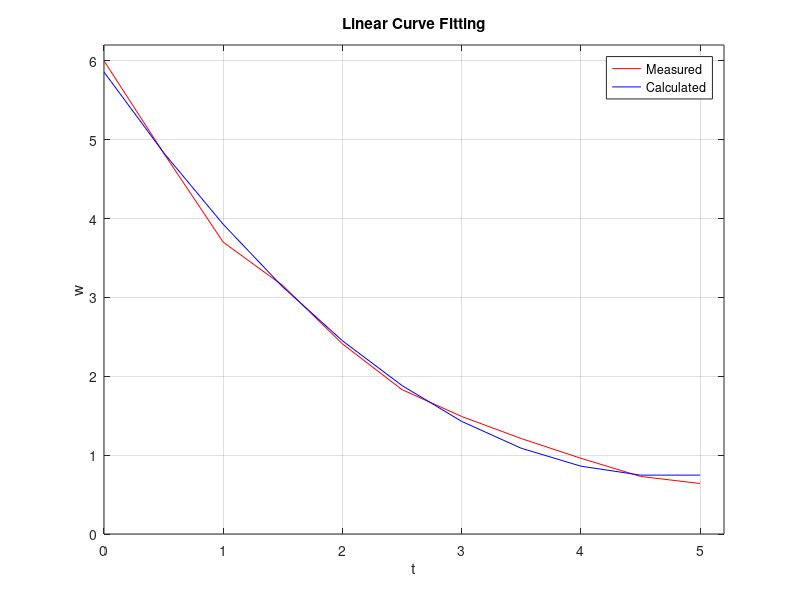

This chart was generated by the following MATLAB code:
t = [0 0.5 1 1.5 2 2.5 3 3.5 4 4.5 5];
w = [6 4.83 3.7 3.15 2.41 1.83 1.49 1.21 0.96 0.73 0.64];
a = polyfit(t,w,2);
y = polyval(a,t);
plot(t,w,'r-',t,y,'b'), title('Linear Curve Fitting')
grid on; axis([0 5.2 0 6.2]);
xlabel('t'); ylabel('w');
legend('Measured','Calculated');
